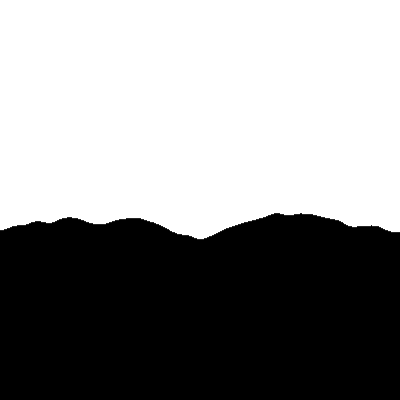
Frame 1 (no input)
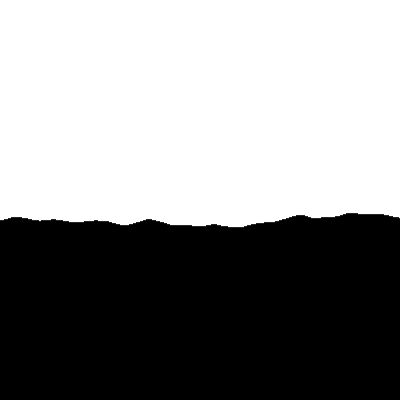
Frame 60 (the mouse pressed at the canvas centre just before this capture)
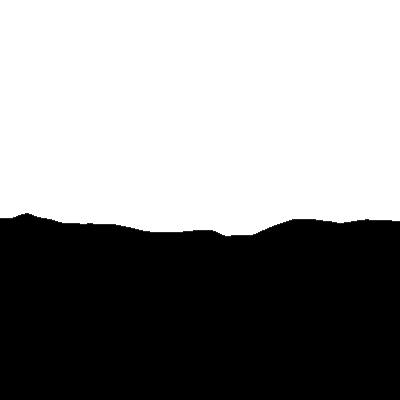
Frame 120 (the mouse held since frame 60 and released just before this capture)

The Processing sketch that drew these frames (run headless with seeded random() and noise(); from frame 60 on, the mouse is pressed at the canvas centre):

// Processing sketch: sketch_38
// ── sketch_38.pde

// fun programming #38
// animate the ocean surface using noise

float time = 0;

void setup() {
  size(400, 400);
}

void draw() {
  background(255);
  float x = 0;

  while (x < width) {
    line(x, 200 + 50 * noise(x / 100, time), x, height);
    //    point(x, 200 + 50 * noise(x/100, time));
    x = x +1;
  }
  time = time + 0.06;
}
